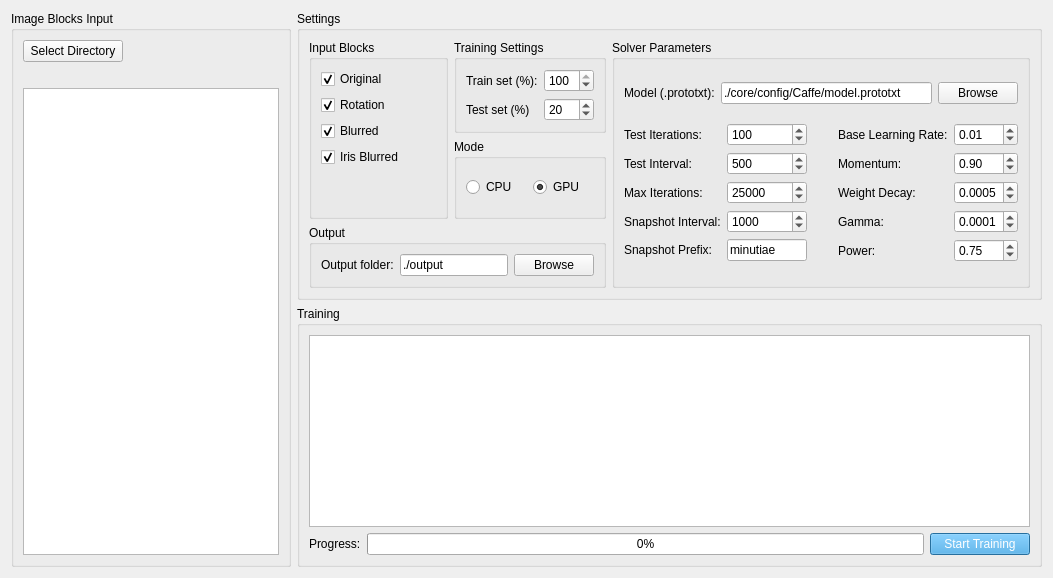
      <widget class="QWidget" name="tab_trainer">
       <attribute name="title">
        <string>Network Trainer</string>
       </attribute>
       <layout class="QHBoxLayout" name="horizontalLayout_51">
        <item>
         <widget class="QGroupBox" name="groupBox_netTrainer_input">
          <property name="maximumSize">
           <size>
            <width>280</width>
            <height>16777215</height>
           </size>
          </property>
          <property name="title">
           <string>Image Blocks Input</string>
          </property>
          <layout class="QVBoxLayout" name="verticalLayout_19">
           <item>
            <widget class="QPushButton" name="pushButton_netTrainer_input">
             <property name="maximumSize">
              <size>
               <width>100</width>
               <height>16777215</height>
              </size>
             </property>
             <property name="text">
              <string>Select Directory</string>
             </property>
            </widget>
           </item>
           <item>
            <widget class="QLabel" name="label_trainerInputDirectory">
             <property name="sizePolicy">
              <sizepolicy hsizetype="MinimumExpanding" vsizetype="Preferred">
               <horstretch>0</horstretch>
               <verstretch>0</verstretch>
              </sizepolicy>
             </property>
             <property name="text">
              <string/>
             </property>
             <property name="wordWrap">
              <bool>true</bool>
             </property>
            </widget>
           </item>
           <item>
            <widget class="QTreeView" name="treeView_netTrainer_input">
             <property name="maximumSize">
              <size>
               <width>260</width>
               <height>16777215</height>
              </size>
             </property>
            </widget>
           </item>
          </layout>
         </widget>
        </item>
        <item>
         <layout class="QVBoxLayout" name="verticalLayout_24">
          <item>
           <widget class="QGroupBox" name="groupBox_netTrainer_settings">
            <property name="maximumSize">
             <size>
              <width>16777215</width>
              <height>300</height>
             </size>
            </property>
            <property name="title">
             <string>Settings</string>
            </property>
            <layout class="QHBoxLayout" name="horizontalLayout_50">
             <item>
              <layout class="QVBoxLayout" name="verticalLayout_64">
               <item>
                <layout class="QHBoxLayout" name="horizontalLayout_48">
                 <item>
                  <widget class="QGroupBox" name="groupBox_netTrainer_inputBlocks">
                   <property name="enabled">
                    <bool>true</bool>
                   </property>
                   <property name="minimumSize">
                    <size>
                     <width>0</width>
                     <height>0</height>
                    </size>
                   </property>
                   <property name="title">
                    <string>Input Blocks</string>
                   </property>
                   <layout class="QVBoxLayout" name="verticalLayout_20">
                    <item>
                     <widget class="QCheckBox" name="checkBox_netTrainer_original">
                      <property name="text">
                       <string>Original</string>
                      </property>
                      <property name="checkable">
                       <bool>true</bool>
                      </property>
                      <property name="checked">
                       <bool>true</bool>
                      </property>
                     </widget>
                    </item>
                    <item>
                     <widget class="QCheckBox" name="checkBox_netTrainer_rotation">
                      <property name="text">
                       <string>Rotation</string>
                      </property>
                      <property name="checked">
                       <bool>true</bool>
                      </property>
                     </widget>
                    </item>
                    <item>
                     <widget class="QCheckBox" name="checkBox_netTrainer_blurred">
                      <property name="text">
                       <string>Blurred</string>
                      </property>
                      <property name="checked">
                       <bool>true</bool>
                      </property>
                     </widget>
                    </item>
                    <item>
                     <widget class="QCheckBox" name="checkBox_netTrainer_irisBlurred">
                      <property name="text">
                       <string>Iris Blurred</string>
                      </property>
                      <property name="checked">
                       <bool>true</bool>
                      </property>
                     </widget>
                    </item>
                    <item>
                     <spacer name="verticalSpacer_7">
                      <property name="orientation">
                       <enum>Qt::Vertical</enum>
                      </property>
                      <property name="sizeHint" stdset="0">
                       <size>
                        <width>20</width>
                        <height>40</height>
                       </size>
                      </property>
                     </spacer>
                    </item>
                   </layout>
                  </widget>
                 </item>
                 <item>
                  <layout class="QVBoxLayout" name="verticalLayout_23">
                   <item>
                    <widget class="QGroupBox" name="groupBox_netTrainer_trainingSettings">
                     <property name="enabled">
                      <bool>true</bool>
                     </property>
                     <property name="title">
                      <string>Training Settings</string>
                     </property>
                     <layout class="QVBoxLayout" name="verticalLayout_21">
                      <item>
                       <layout class="QGridLayout" name="gridLayout_2">
                        <item row="1" column="1">
                         <widget class="QSpinBox" name="spinBox_netTrainer_testSet">
                          <property name="minimumSize">
                           <size>
                            <width>50</width>
                            <height>0</height>
                           </size>
                          </property>
                          <property name="maximumSize">
                           <size>
                            <width>50</width>
                            <height>16777215</height>
                           </size>
                          </property>
                          <property name="minimum">
                           <number>1</number>
                          </property>
                          <property name="maximum">
                           <number>100</number>
                          </property>
                          <property name="singleStep">
                           <number>1</number>
                          </property>
                          <property name="value">
                           <number>20</number>
                          </property>
                         </widget>
                        </item>
                        <item row="0" column="1">
                         <widget class="QSpinBox" name="spinBox_netTrainer_trainSet">
                          <property name="minimumSize">
                           <size>
                            <width>50</width>
                            <height>0</height>
                           </size>
                          </property>
                          <property name="maximumSize">
                           <size>
                            <width>50</width>
                            <height>16777215</height>
                           </size>
                          </property>
                          <property name="minimum">
                           <number>1</number>
                          </property>
                          <property name="maximum">
                           <number>100</number>
                          </property>
                          <property name="singleStep">
                           <number>1</number>
                          </property>
                          <property name="value">
                           <number>100</number>
                          </property>
                         </widget>
                        </item>
                        <item row="1" column="0">
                         <widget class="QLabel" name="label_netTrainer_testSet">
                          <property name="text">
                           <string>Test set (%)</string>
                          </property>
                         </widget>
                        </item>
                        <item row="0" column="0">
                         <widget class="QLabel" name="label_netTrainer_trainSet">
                          <property name="text">
                           <string>Train set (%):</string>
                          </property>
                         </widget>
                        </item>
                       </layout>
                      </item>
                     </layout>
                    </widget>
                   </item>
                   <item>
                    <widget class="QGroupBox" name="groupBox_netTrainer_mode">
                     <property name="title">
                      <string>Mode</string>
                     </property>
                     <layout class="QHBoxLayout" name="horizontalLayout_8">
                      <item>
                       <widget class="QRadioButton" name="radioButton_netTrainer_cpu">
                        <property name="text">
                         <string>CPU</string>
                        </property>
                       </widget>
                      </item>
                      <item>
                       <widget class="QRadioButton" name="radioButton_netTrainer_gpu">
                        <property name="text">
                         <string>GPU</string>
                        </property>
                        <property name="checked">
                         <bool>true</bool>
                        </property>
                       </widget>
                      </item>
                     </layout>
                    </widget>
                   </item>
                  </layout>
                 </item>
                </layout>
               </item>
               <item>
                <widget class="QGroupBox" name="groupBox_netTrainer_output">
                 <property name="title">
                  <string>Output</string>
                 </property>
                 <layout class="QHBoxLayout" name="horizontalLayout_13">
                  <item>
                   <widget class="QLabel" name="label_netTrainer_outputFolder">
                    <property name="text">
                     <string>Output folder:</string>
                    </property>
                   </widget>
                  </item>
                  <item>
                   <widget class="QLineEdit" name="lineEdit_netTrainer_outputFolder">
                    <property name="text">
                     <string>./output</string>
                    </property>
                    <property name="readOnly">
                     <bool>true</bool>
                    </property>
                   </widget>
                  </item>
                  <item>
                   <widget class="QPushButton" name="pushButton_netTrainer_outputFolder">
                    <property name="text">
                     <string>Browse</string>
                    </property>
                   </widget>
                  </item>
                 </layout>
                </widget>
               </item>
              </layout>
             </item>
             <item>
              <widget class="QGroupBox" name="groupBox_netTrainer_solverParams">
               <property name="enabled">
                <bool>true</bool>
               </property>
               <property name="maximumSize">
                <size>
                 <width>16777215</width>
                 <height>16777215</height>
                </size>
               </property>
               <property name="title">
                <string>Solver Parameters</string>
               </property>
               <layout class="QVBoxLayout" name="verticalLayout_22">
                <item>
                 <layout class="QHBoxLayout" name="horizontalLayout_7">
                  <item>
                   <widget class="QLabel" name="label_netTrainer_model">
                    <property name="enabled">
                     <bool>true</bool>
                    </property>
                    <property name="text">
                     <string>Model (.prototxt):</string>
                    </property>
                   </widget>
                  </item>
                  <item>
                   <widget class="QLineEdit" name="lineEdit_netTrainer_model">
                    <property name="enabled">
                     <bool>true</bool>
                    </property>
                    <property name="text">
                     <string>./core/config/Caffe/model.prototxt</string>
                    </property>
                   </widget>
                  </item>
                  <item>
                   <widget class="QPushButton" name="pushButton_netTrainer_model">
                    <property name="enabled">
                     <bool>true</bool>
                    </property>
                    <property name="maximumSize">
                     <size>
                      <width>16777215</width>
                      <height>16777215</height>
                     </size>
                    </property>
                    <property name="text">
                     <string>Browse</string>
                    </property>
                   </widget>
                  </item>
                 </layout>
                </item>
                <item>
                 <layout class="QHBoxLayout" name="horizontalLayout_9">
                  <item>
                   <layout class="QGridLayout" name="gridLayout_3">
                    <item row="0" column="0">
                     <widget class="QLabel" name="label_netTrainer_testIterations">
                      <property name="text">
                       <string>Test Iterations:</string>
                      </property>
                     </widget>
                    </item>
                    <item row="0" column="1">
                     <widget class="QSpinBox" name="spinBox_netTrainer_testIterations">
                      <property name="maximumSize">
                       <size>
                        <width>80</width>
                        <height>16777215</height>
                       </size>
                      </property>
                      <property name="maximum">
                       <number>500</number>
                      </property>
                      <property name="value">
                       <number>100</number>
                      </property>
                     </widget>
                    </item>
                    <item row="1" column="0">
                     <widget class="QLabel" name="label_netTrainer_testInterval">
                      <property name="text">
                       <string>Test Interval:</string>
                      </property>
                     </widget>
                    </item>
                    <item row="1" column="1">
                     <widget class="QSpinBox" name="spinBox_netTrainer_testInterval">
                      <property name="maximumSize">
                       <size>
                        <width>80</width>
                        <height>16777215</height>
                       </size>
                      </property>
                      <property name="maximum">
                       <number>2000</number>
                      </property>
                      <property name="value">
                       <number>500</number>
                      </property>
                     </widget>
                    </item>
                    <item row="2" column="0">
                     <widget class="QLabel" name="label_netTrainer_maxIterations">
                      <property name="text">
                       <string>Max Iterations:</string>
                      </property>
                     </widget>
                    </item>
                    <item row="2" column="1">
                     <widget class="QSpinBox" name="spinBox_netTrainer_maxIterations">
                      <property name="maximumSize">
                       <size>
                        <width>80</width>
                        <height>16777215</height>
                       </size>
                      </property>
                      <property name="maximum">
                       <number>100000</number>
                      </property>
                      <property name="singleStep">
                       <number>1000</number>
                      </property>
                      <property name="value">
                       <number>25000</number>
                      </property>
                     </widget>
                    </item>
                    <item row="3" column="0">
                     <widget class="QLabel" name="label_netTrainer_snapshotInterval">
                      <property name="maximumSize">
                       <size>
                        <width>120</width>
                        <height>16777215</height>
                       </size>
                      </property>
                      <property name="text">
                       <string>Snapshot Interval:</string>
                      </property>
                     </widget>
                    </item>
                    <item row="3" column="1">
                     <widget class="QSpinBox" name="spinBox_netTrainer_snapshotInterval">
                      <property name="maximumSize">
                       <size>
                        <width>80</width>
                        <height>16777215</height>
                       </size>
                      </property>
                      <property name="maximum">
                       <number>5000</number>
                      </property>
                      <property name="singleStep">
                       <number>100</number>
                      </property>
                      <property name="value">
                       <number>1000</number>
                      </property>
                     </widget>
                    </item>
                    <item row="4" column="0">
                     <widget class="QLabel" name="label_netTrainer_snapshotPrefix">
                      <property name="text">
                       <string>Snapshot Prefix:</string>
                      </property>
                     </widget>
                    </item>
                    <item row="4" column="1">
                     <widget class="QLineEdit" name="lineEdit_netTrainer_snapshotPrefix">
                      <property name="maximumSize">
                       <size>
                        <width>80</width>
                        <height>16777215</height>
                       </size>
                      </property>
                      <property name="text">
                       <string>minutiae</string>
                      </property>
                     </widget>
                    </item>
                   </layout>
                  </item>
                  <item>
                   <spacer name="horizontalSpacer_4">
                    <property name="orientation">
                     <enum>Qt::Horizontal</enum>
                    </property>
                    <property name="sizeType">
                     <enum>QSizePolicy::Fixed</enum>
                    </property>
                    <property name="sizeHint" stdset="0">
                     <size>
                      <width>25</width>
                      <height>20</height>
                     </size>
                    </property>
                   </spacer>
                  </item>
                  <item>
                   <layout class="QGridLayout" name="gridLayout_5">
                    <item row="0" column="0">
                     <widget class="QLabel" name="label_netTrainer_baseLearningRate">
                      <property name="text">
                       <string>Base Learning Rate:</string>
                      </property>
                     </widget>
                    </item>
                    <item row="0" column="1">
                     <widget class="QDoubleSpinBox" name="doubleSpinBox_netTrainer_baseLearningRate">
                      <property name="maximumSize">
                       <size>
                        <width>80</width>
                        <height>16777215</height>
                       </size>
                      </property>
                      <property name="maximum">
                       <double>10.000000000000000</double>
                      </property>
                      <property name="singleStep">
                       <double>0.010000000000000</double>
                      </property>
                      <property name="value">
                       <double>0.010000000000000</double>
                      </property>
                     </widget>
                    </item>
                    <item row="1" column="0">
                     <widget class="QLabel" name="label_netTrainer_momentum">
                      <property name="text">
                       <string>Momentum:</string>
                      </property>
                     </widget>
                    </item>
                    <item row="1" column="1">
                     <widget class="QDoubleSpinBox" name="doubleSpinBox_netTrainer_momentum">
                      <property name="maximumSize">
                       <size>
                        <width>80</width>
                        <height>16777215</height>
                       </size>
                      </property>
                      <property name="maximum">
                       <double>20.000000000000000</double>
                      </property>
                      <property name="singleStep">
                       <double>0.100000000000000</double>
                      </property>
                      <property name="value">
                       <double>0.900000000000000</double>
                      </property>
                     </widget>
                    </item>
                    <item row="2" column="0">
                     <widget class="QLabel" name="label_netTrainer_weightDecay">
                      <property name="text">
                       <string>Weight Decay:</string>
                      </property>
                     </widget>
                    </item>
                    <item row="2" column="1">
                     <widget class="QDoubleSpinBox" name="doubleSpinBox_netTrainer_weightDecay">
                      <property name="maximumSize">
                       <size>
                        <width>80</width>
                        <height>16777215</height>
                       </size>
                      </property>
                      <property name="decimals">
                       <number>4</number>
                      </property>
                      <property name="maximum">
                       <double>1.000000000000000</double>
                      </property>
                      <property name="singleStep">
                       <double>0.000100000000000</double>
                      </property>
                      <property name="value">
                       <double>0.000500000000000</double>
                      </property>
                     </widget>
                    </item>
                    <item row="3" column="0">
                     <widget class="QLabel" name="label_netTrainer_gamma">
                      <property name="text">
                       <string>Gamma:</string>
                      </property>
                     </widget>
                    </item>
                    <item row="3" column="1">
                     <widget class="QDoubleSpinBox" name="doubleSpinBox_netTrainer_gamma">
                      <property name="maximumSize">
                       <size>
                        <width>80</width>
                        <height>16777215</height>
                       </size>
                      </property>
                      <property name="decimals">
                       <number>4</number>
                      </property>
                      <property name="maximum">
                       <double>1.000000000000000</double>
                      </property>
                      <property name="singleStep">
                       <double>0.000100000000000</double>
                      </property>
                      <property name="value">
                       <double>0.000100000000000</double>
                      </property>
                     </widget>
                    </item>
                    <item row="4" column="0">
                     <widget class="QLabel" name="label_netTrainer_power">
                      <property name="text">
                       <string>Power:</string>
                      </property>
                     </widget>
                    </item>
                    <item row="4" column="1">
                     <widget class="QDoubleSpinBox" name="doubleSpinBox_netTrainer_power">
                      <property name="maximumSize">
                       <size>
                        <width>80</width>
                        <height>16777215</height>
                       </size>
                      </property>
                      <property name="maximum">
                       <double>20.000000000000000</double>
                      </property>
                      <property name="singleStep">
                       <double>0.100000000000000</double>
                      </property>
                      <property name="value">
                       <double>0.750000000000000</double>
                      </property>
                     </widget>
                    </item>
                   </layout>
                  </item>
                 </layout>
                </item>
               </layout>
              </widget>
             </item>
            </layout>
           </widget>
          </item>
          <item>
           <widget class="QGroupBox" name="groupBox_netTrainer_training">
            <property name="title">
             <string>Training</string>
            </property>
            <layout class="QVBoxLayout" name="verticalLayout_25">
             <item>
              <widget class="QTextBrowser" name="textBrowser_netTrainer_log"/>
             </item>
             <item>
              <layout class="QHBoxLayout" name="horizontalLayout_12">
               <item>
                <widget class="QLabel" name="label_netTrainer_progress">
                 <property name="text">
                  <string>Progress:</string>
                 </property>
                </widget>
               </item>
               <item>
                <widget class="QProgressBar" name="progressBar_netTrainer_progress">
                 <property name="value">
                  <number>0</number>
                 </property>
                 <property name="alignment">
                  <set>Qt::AlignCenter</set>
                 </property>
                </widget>
               </item>
               <item>
                <widget class="QPushButton" name="pushButton_netTrainer_startTraining">
                 <property name="minimumSize">
                  <size>
                   <width>100</width>
                   <height>0</height>
                  </size>
                 </property>
                 <property name="maximumSize">
                  <size>
                   <width>100</width>
                   <height>16777215</height>
                  </size>
                 </property>
                 <property name="autoFillBackground">
                  <bool>false</bool>
                 </property>
                 <property name="styleSheet">
                  <string notr="true">background: rgb(54, 156, 221);
color: white;</string>
                 </property>
                 <property name="text">
                  <string>Start Training</string>
                 </property>
                </widget>
               </item>
              </layout>
             </item>
            </layout>
           </widget>
          </item>
         </layout>
        </item>
       </layout>
      </widget>
